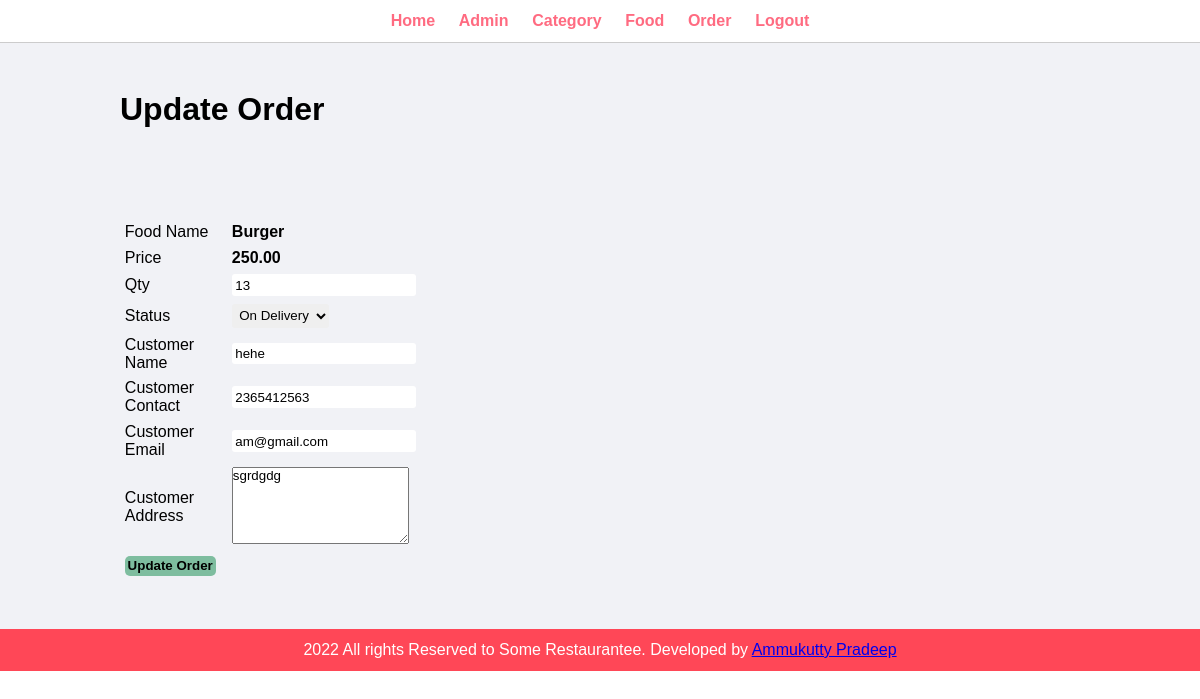
The page /admin/update-order.php?id=2 (signed in) on the database its author committed.
### tables this page shows
CREATE TABLE `order_tb` (
  `id` int(10) UNSIGNED NOT NULL,
  `food` varchar(150) NOT NULL,
  `price` decimal(10,2) NOT NULL,
  `qty` int(11) NOT NULL,
  `total` decimal(10,2) NOT NULL,
  `order_date` datetime NOT NULL,
  `status` varchar(50) NOT NULL,
  `customer_name` varchar(150) NOT NULL,
  `customer_contact` varchar(20) NOT NULL,
  `customer_email` varchar(150) NOT NULL,
  `customer_address` varchar(255) NOT NULL
);

### admin/update-order.php (the view, shortened to what this page needs)
<?php include('partials/menu.php')?>
<div class="main-content">
    <div class="wrapper">
        <h1>Update Order</h1>
        <br><br>
        <?php
        if(isset($_GET['id'])){
             $id=$_GET['id'];
            $sql="SELECT * FROM order_tb WHERE id=$id";
            $result=mysqli_query($conn,$sql);
            $count=mysqli_num_rows($result);
            if($count==1){
                $row=mysqli_fetch_assoc($result);
                $food=$row['food'];
                $price=$row['price'];
                $qty=$row['qty'];
                $status=$row['status'];
                $customer_name=$row['customer_name'];
                $customer_contact=$row['customer_contact'];
                $customer_email=$row['customer_email'];
                $customer_address=$row['customer_address'];
            }else{
                $_SESSION['no-category-found'] ="<div class='error'>Category not found</div>";
                header("Location:".SITEURL.'admin/manage-category.php');
            }
        }else{
            header("Location:".SITEURL.'admin/manage-order.php');
        }
        ?>
        <br><br><br>
        <form action="" method="post">
            <table class="tbl-30">
                <tr>
                    <td>Food Name</td>
                    <td>
                        <b><?php echo $food; ?></b>
                    </td>
                </tr>
                <tr>
                    <td>Price</td>
                    <td><b><?php echo $price; ?></b>
                </tr>
                <tr>
                    <td>Qty</td>
                    <td><input type="number" name="qty" value="<?php echo $qty; ?>"></td>
                </tr>
                <tr>
                    <td>Status</td>
                    <td>
                        <select name="status">
                            <option <?php if($status=="On Delivery"){echo "selected";} ?>value="On Delivery">On Delivery</option>
                        </select>
                    </td>
                </tr>
                <tr>
                    <td>Customer Name</td>
                    <td><input type="text" name="full-name" value="<?php echo $customer_name; ?>"></td>
                </tr>
                <tr>
                    <td>Customer Contact</td>
                    <td><input type="number" name="contact" value="<?php echo $customer_contact; ?>"></td>
                </tr>
                <tr>
                    <td>Customer Email</td>
                    <td><input type="email" name="email" value="<?php echo $customer_email; ?>"></td>
                </tr>
                <tr>
                    <td>Customer Address</td>
                    <td>
                        <textarea name="address" cols="20" rows="5"><?php echo $customer_address; ?></textarea>
                </tr>
                <tr>
                    <td colspan="2">
                        <button name="submit" class="btn-secondary">Update Order</button>
                    </td>
                </tr>
            </table>
        </form>
    </div>
</div>
<?php include('partials/footer.php')?>

### css/admin.css (style rules this page uses)
* { margin: 0 0; padding: 0 0; font-family: Arial, Helvetica, sans-serif; }
.wrapper { padding: 1%; width: 80%; margin: 0 auto; }
.tbl-30 { width: 30%; }
table tr td { padding: 1%; }
.btn-secondary { background-color: #7ebd9f; padding: 1%; color: black; text-decoration: none; font-weight: bold; border-radius: 5px; }
button { border: none; }
.main-content { background-color: #f1f2f6; padding: 3% 0; }
input { border-radius: 3px; padding: 2%; border: none; }
select { border-radius: 3px; padding: 2%; border: none; }

### rows shown on the page
order_tb: food "Burger", price "250.00", qty "13", full-name "hehe", contact "2365412563", email "am@gmail.com", address "sgrdgdg"
